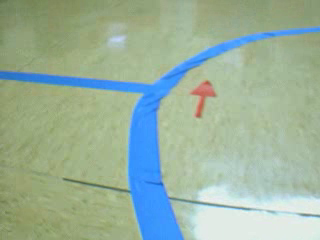
#> input picture Segunda fase/Entrega2y4/ConsignaMarca/imgs/imagenOrigen.png, 320 x 240 px, found by its file name
$ jupyter execute --allow-errors pinta_colores.ipynb
#> lines starting #> are read from the running program, lines starting #| are printed output that depends on the picture
### Segunda fase/Entrega2y4/NormalizacionSegmentación/NormalizacionSegmentacion/normalizaImg.py
#Import de libs
import cv2
import numpy as np
import imageio as iio

# Ejercicio 3: Escribe una función que aplique la normalización rg a una imagen.
def normalizaIm(imNp,markImg):

    # Ahora hago lo mismo con los datos normalizados segun la 'normalizacion rgb'
    #Básicamente normalizo(rgb)'/1(r+g+b)
    imrgbn = np.rollaxis((np.rollaxis(imNp,2)+0.0)/np.sum(imNp,2),0,3)[:,:,:2]# Divido el valor RGB de cada pixel por la suma de los tres valores
    return imrgbn#devuelvo los 2 primero valores que me interesa


### Segunda fase/Entrega2y4/NormalizacionSegmentación/NormalizacionSegmentacion/pinta_colores.ipynb
[cell 1]
import imageio as iio
import numpy as np
from matplotlib import pyplot as plt
from mpl_toolkits.mplot3d import Axes3D as ax3d
import normalizaImg as normaliza
import cv2

[cell 2]
# Leo las imagenes de entrenamiento
imNp = iio.imread('imgs/imagenOrigen.png')
#> imNp is the input picture: shape (240, 320, 3); mean R, G, B 154.1, 177.3, 157.8
markImg = iio.imread('imgs/imagenMarcada.png')
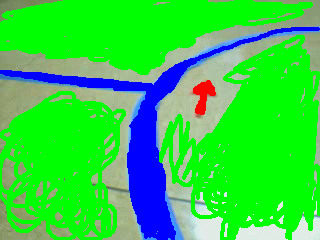
#> input picture Segunda fase/Entrega2y4/ConsignaMarca/imgs/imagenMarcada.png, 320 x 240 px, found by its file name
#> markImg is the input picture: shape (240, 320, 3); mean R, G, B 51.8, 207.1, 71.1

**Píxeles de colores**:
1. `Rojo(255,0,0), Verde(0,255,0) y Azul(0,0,255)`.
2. **np.equal(markImg,(255,0,0))** -> obtiene los puntos marcados que contenga el pixel (255,0,0), eso se realizará igual con los otros dos colores ``GB``.
    * Devolverá una matriz de (True, False)

3. **np.all(np.equal(markImg,(255,0,0)),2)**; axis=2-> multidimensional(x,y,z).
    * Devolverá Una matriz donde los valores sean TRUE,es decir, que cooincidan con el valor del pixel obtenido anteriormente con **np.equal()**.
    * Devuelve matrix de (True, False)

4. **imNp[np.where(np.all(np.equal(markImg,(255,0,0)),2))]**:
    * Devolverá los elementos que cumplan la condición dentro de *np.where()*, es decir, devolverá solo el valor de los elementos que contenga el valor TRUE, de las anteriores soluciones.

[cell 3]
# Almaceno los valores RGB de 'imNp' que fuero marcados en 'markImg' en rojo verde y azul
data_marca = imNp[np.where(np.all(np.equal(markImg,(255,0,0)),2))]# datos marcados en rojo
#> data_marca = 428 rows, first 8: [182, 151, 114], [181, 165, 134], [189, 173, 142], [163, 132, 95], [156, 125, 88], [158, 142, 111], [173, 157, 126], [166, 181, 142]
data_fondo = imNp[np.where(np.all(np.equal(markImg,(0,255,0)),2))]# datos marcados en verde
data_linea = imNp[np.where(np.all(np.equal(markImg,(0,0,255)),2))]# datos marcados en azul

[cell 4]
# Pinto los datos RGB
fig = plt.figure()
#> (the rest of this cell did not finish here and is left out)

[cell 5]
# Ahora haglo lo mismo con los datos normalizados segun la 'normalizacion rgb'

#Básicamente normalizo(rgb)'/1(r+g+b) llamo a función que normaliza imagen
imrgbn = normaliza.normalizaIm(imNp,markImg)# Divido el valor RGB de cada pixel por la suma de los tres valores
imNp=imrgbn#Devuelvo el valor solo de RG [:2] 2 primeros elementos(z)
#print(imNp)

# (Hago lo mismo que antes pero con la normalizada)Almaceno los valores RG de 'imrgbn' que fueron marcados en 'markImg' en rojo verde y azul
data_marca_n = imNp[np.where(np.all(np.equal(markImg,(255,0,0)),2))]# datos marcados en rojo
#> data_marca_n = 428 pairs, first value 0.33 to 0.529, second value 0.262 to 0.37
data_fondo_n = imNp[np.where(np.all(np.equal(markImg,(0,255,0)),2))]# datos marcados en verde
#> data_fondo_n = 45368 pairs, first value 0.2 to 0.367, second value 0.32 to 0.411
data_linea_n = imNp[np.where(np.all(np.equal(markImg,(0,0,255)),2))]# datos marcados en azul
#> data_linea_n = 6880 pairs, first value 0.053 to 0.345, second value 0.301 to 0.38

[cell 6]
plt.figure()
plt.plot(data_marca_n[:,0],data_marca_n[:,1],'r.',label='marca')
plt.plot(data_fondo_n[:,0],data_fondo_n[:,1],'g.',label='fondo')
plt.plot(data_linea_n[:,0],data_linea_n[:,1],'b.',label='linea')
plt.title('Espacio RGB normalizado')
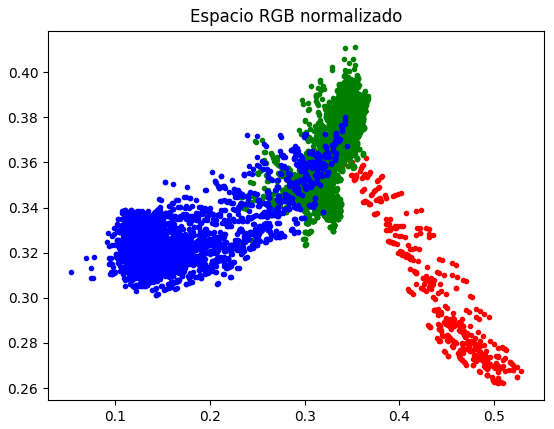
#> figure drawn by matplotlib, 1 panel
